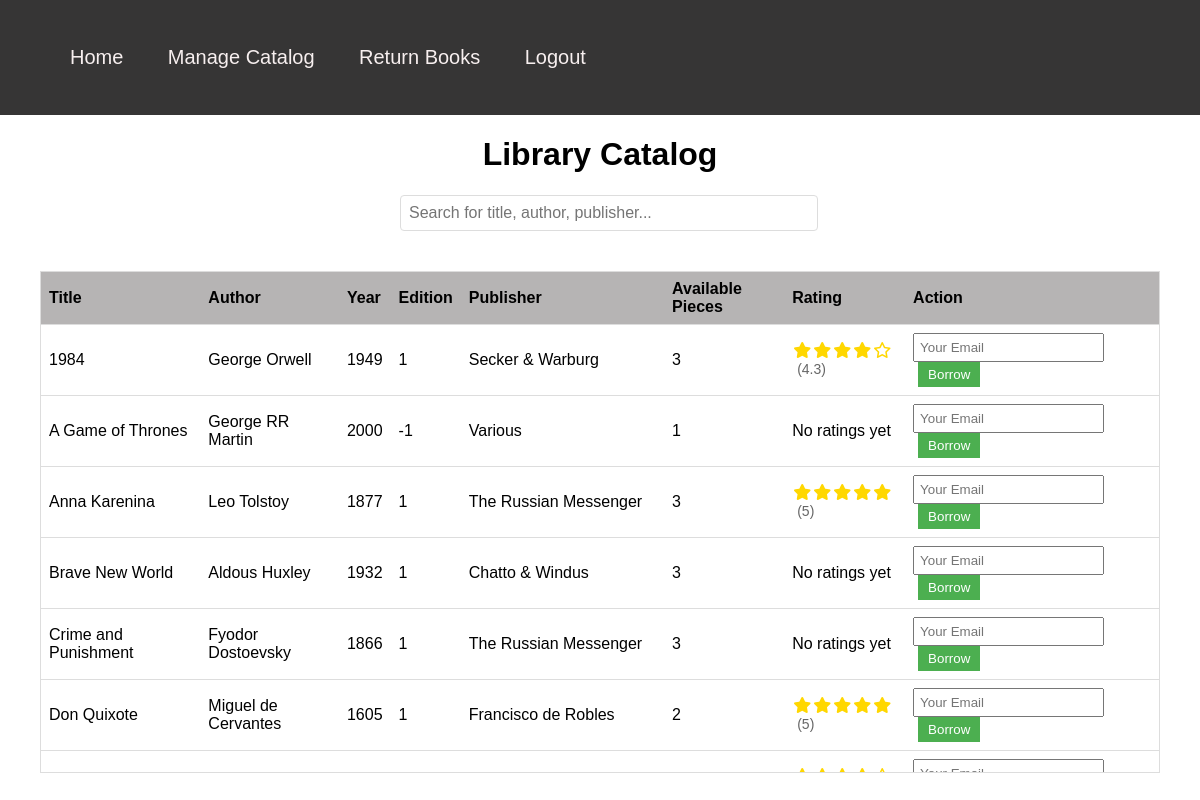
The page /index_lib.php (signed in) on the database its author committed.
### tables this page shows
CREATE TABLE `book` (
  `ID` int(11) NOT NULL,
  `Title` varchar(50) NOT NULL,
  `Author` varchar(50) NOT NULL,
  `Year` varchar(50) NOT NULL,
  `Edition` int(11) NOT NULL,
  `Publisher` varchar(50) NOT NULL,
  `Pieces` int(11) NOT NULL,
  `Borrows` int(11) NOT NULL,
  `Rating` varchar(50) NOT NULL
);

### index_lib.php (the view, shortened to what this page needs)
<!DOCTYPE html>
<html lang="en">
<head>
    <link rel="stylesheet" href="Manage_Catalog_css.css">
    <link rel="stylesheet" href="https://cdnjs.cloudflare.com/ajax/libs/font-awesome/6.0.0/css/all.min.css">
</head>
<body>
    <nav class="navigation">
        <div class="navlist">
            <ul>
                <li class="navelement"><a href="index_lib.php" class="navlink">Home</a></li>
                <li class="navelement"><a href="Manage_Catalog_PHP.php" class="navlink">Manage Catalog</a></li>
                <li class="navelement"><a href="return.php" class="navlink">Return Books</a></li>
                <li class="navelement"><a href="logout.php" class="navlink">Logout</a></li>
            </ul>
        </div>
    </nav>
    <h1 class="header1">Library Catalog</h1>
    <div class="control-container">
        <div class="search-container">
            <input type="text" id="searchInput" placeholder="Search for title, author, publisher..." class="search-input">
        </div>
    </div>
    <?php
    $servername = "localhost";
    $username = "root";
    $password = "";
    $dbname = "library";
    $conn = new mysqli($servername, $username, $password, $dbname);
    $sql = "SELECT * FROM book WHERE Pieces > 0 ORDER BY title";
    $result = $conn->query($sql);
    if ($result->num_rows > 0) {
        echo '<div class="table-container">';
        echo '<table>';
        echo '<thead>';
        echo '<tr>';
        echo '<th>Title</th>';
        echo '<th>Author</th>';
        echo '<th>Year</th>';
        echo '<th>Edition</th>';
        echo '<th>Publisher</th>';
        echo '<th>Available Pieces</th>';
        echo '<th>Rating</th>';
        echo '<th>Action</th>';
        echo '</tr>';
        echo '</thead>';
        echo '<tbody>';
        while($row = $result->fetch_assoc()) {
            echo "<tr>";
            echo "<td>" . $row["Title"] . "</td>";
            echo "<td>" . $row["Author"] . "</td>";
            echo "<td>" . $row["Year"] . "</td>";
            echo "<td>" . $row["Edition"] . "</td>";
            echo "<td>" . $row["Publisher"] . "</td>";
            echo "<td>" . $row["Pieces"] . "</td>";
            echo "<td>";
            if ($row["Rating"]) {
                $rating = round($row["Rating"], 1);
                echo "<div class='static-rating'>";
                for ($i = 1; $i <= floor($rating); $i++) {
                    echo "<i class='fas fa-star'></i>";
                }
                $remainingStars = 5 - ceil($rating);
                if ($rating - floor($rating) < 0.3) {
                    $remainingStars = 5 - floor($rating);
                }
                for ($i = 0; $i < $remainingStars; $i++) {
                    echo "<i class='far fa-star'></i>";
                }
                echo " <span class='rating-number'>(" . $rating . ")</span>";
                echo "</div>";
            } else {
                echo "No ratings yet";
            }
            echo "</td>";
            echo "<td>";
            if ($row["Pieces"] > 0) {
                echo "<form method='POST' style='display: inline;'>";
                echo "<input type='email' name='borrower_email' placeholder='Your Email' required>";
                echo "<input type='submit' name='borrow' value='Borrow' class='borrow-btn'>";
                echo "</form>";
            } else {
                echo "Not Available";
            }
            echo "</td>";
            echo "</tr>";
        }
    }
    ?>
</body>
</html>

### Manage_Catalog_css.css (style rules this page uses)
body { margin: 0; font-family: Arial, sans-serif; justify-content: center; }
a { text-decoration: none; color: #ffffff; }
.table-container { margin: 40px; height: 500px; overflow-y: scroll; border: 1px solid #ddd; }
table { width: 100%; border-collapse: collapse; }
thead { position: sticky; top: 0; }
th { padding: 8px; text-align: left; border-bottom: 1px solid #ddd; background-color: #b6b4b4; }
td { padding: 8px; text-align: left; border-bottom: 1px solid #ddd; }
.navigation { background-color: #363535; display: flex; }
.navlist { list-style-type: none; padding: 10px; }
.header1 { text-align: center; margin-left: auto; margin-right: auto; width: fit-content; }
.navelement { display: inline-block; background-color: #363535; text-align: center; padding: 20px; }
.navlink { color: #f7efef; text-decoration: none; font-size: 20px; }
.borrow-btn { background-color: #4CAF50; color: white; padding: 5px 10px; border: none; cursor: pointer; margin-left: 5px; }
input[type="email"] { padding: 5px; margin-right: 5px; }
.fa-star { transition: all 0.2s ease-in-out; }
.static-rating { display: inline-block; }
.static-rating i { color: #ffd700; font-size: 16px; padding: 0 1px; }
.rating-number { color: #666; font-size: 14px; margin-left: 5px; }
.search-container { flex-grow: 1; max-width: 400px; }
.search-input { width: 100%; padding: 8px; border: 1px solid #ddd; border-radius: 4px; font-size: 16px; transition: border-color 0.3s ease; }
.control-container { display: flex; align-items: center; justify-content: center; gap: 20px; margin: 20px auto; max-width: 600px; }

### rows shown on the page
book: Title "1984", Author "George Orwell", Year "1949", Edition "1", Publisher "Secker & Warburg", Pieces "3", Rating "4.3"
book: Title "A Game of Thrones", Author "George RR Martin", Year "2000", Edition "-1", Publisher "Various", Pieces "1", Rating "No ratings yet"
book: Title "Anna Karenina", Author "Leo Tolstoy", Year "1877", Edition "1", Publisher "The Russian Messenger", Pieces "3", Rating "5"
book: Title "Brave New World", Author "Aldous Huxley", Year "1932", Edition "1", Publisher "Chatto & Windus", Pieces "3", Rating "No ratings yet"
book: Title "Crime and Punishment", Author "Fyodor Dostoevsky", Year "1866", Edition "1", Publisher "The Russian Messenger", Pieces "3", Rating "No ratings yet"
book: Title "Don Quixote", Author "Miguel de Cervantes", Year "1605", Edition "1", Publisher "Francisco de Robles", Pieces "2", Rating "5"
